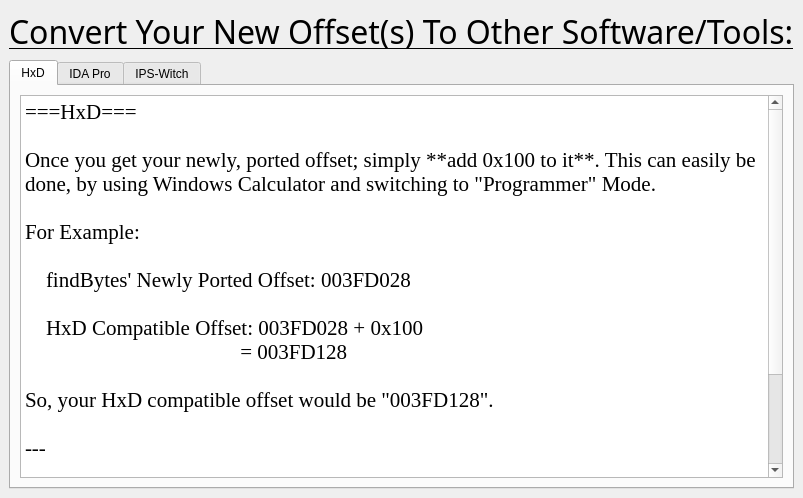
<?xml version="1.0" encoding="UTF-8"?>
<ui version="4.0">
 <class>MainWindow</class>
 <widget class="QMainWindow" name="MainWindow">
  <property name="windowModality">
   <enum>Qt::ApplicationModal</enum>
  </property>
  <property name="geometry">
   <rect>
    <x>0</x>
    <y>0</y>
    <width>799</width>
    <height>498</height>
   </rect>
  </property>
  <property name="windowTitle">
   <string>findBytes GUI</string>
  </property>
  <widget class="QWidget" name="centralwidget">
   <layout class="QVBoxLayout" name="verticalLayout">
    <item>
     <widget class="QLabel" name="label">
      <property name="font">
       <font>
        <family>Ink Free</family>
        <pointsize>24</pointsize>
        <underline>true</underline>
       </font>
      </property>
      <property name="text">
       <string>Convert Your New Offset(s) To Other Software/Tools:</string>
      </property>
     </widget>
    </item>
    <item>
     <widget class="QTabWidget" name="tabWidget">
      <property name="currentIndex">
       <number>0</number>
      </property>
      <widget class="QWidget" name="tab">
       <attribute name="title">
        <string>HxD</string>
       </attribute>
       <layout class="QVBoxLayout" name="verticalLayout_2">
        <item>
         <widget class="QPlainTextEdit" name="plainTextEdit">
          <property name="font">
           <font>
            <family>Times New Roman</family>
            <pointsize>16</pointsize>
           </font>
          </property>
          <property name="readOnly">
           <bool>true</bool>
          </property>
          <property name="plainText">
           <string>===HxD===

Once you get your newly, ported offset; simply **add 0x100 to it**. This can easily be done, by using Windows Calculator and switching to &quot;Programmer&quot; Mode.

For Example:

    findBytes' Newly Ported Offset: 003FD028

    HxD Compatible Offset: 003FD028 + 0x100
                                         = 003FD128

So, your HxD compatible offset would be &quot;003FD128&quot;.

---

NOTE: This expects you to use the HxD compatible offset, on a &quot;main.uncompressed&quot; file, WITH a *.NSO Header.

Keep in mind, this conversion needs to be done on each offset you port.</string>
          </property>
         </widget>
        </item>
       </layout>
      </widget>
      <widget class="QWidget" name="tab_2">
       <attribute name="title">
        <string>IDA Pro</string>
       </attribute>
       <layout class="QVBoxLayout" name="verticalLayout_3">
        <item>
         <widget class="QPlainTextEdit" name="plainTextEdit_2">
          <property name="font">
           <font>
            <family>Times New Roman</family>
            <pointsize>16</pointsize>
           </font>
          </property>
          <property name="readOnly">
           <bool>true</bool>
          </property>
          <property name="plainText">
           <string>===IDA Pro===

When you get your newly, ported offset; simply add &quot;71&quot; before it.

For Example:

    findBytes' Newly Ported Offset: 04DFECD4

    IDA Pro Supported Offset: 7104DFECD4

So, your IDA Pro compatible offset, would be &quot;7104DFECD4&quot;.

---

NOTE: This expects you to use the IDA Pro compatible offset, on a &quot;main.nso&quot; file, WITH a *.NSO Header.

Keep in mind, this conversion needs to be done on each offset you port.</string>
          </property>
         </widget>
        </item>
       </layout>
      </widget>
      <widget class="QWidget" name="tab_3">
       <attribute name="title">
        <string>IPS-Witch</string>
       </attribute>
       <layout class="QVBoxLayout" name="verticalLayout_4">
        <item>
         <widget class="QPlainTextEdit" name="plainTextEdit_3">
          <property name="font">
           <font>
            <family>Times New Roman</family>
            <pointsize>16</pointsize>
           </font>
          </property>
          <property name="readOnly">
           <bool>true</bool>
          </property>
          <property name="plainText">
           <string>===IPS-Witch===

When you get your newly, ported offset; it'll already be compatible with IPS-Witch!

For Example:

    findBytes' Newly Ported Offset: 02C52D41

    IPS-Witch Compatible Offset: 02C52D41

So, your IPS-Witch compatible offset would be &quot;02C52D41&quot;.

---

If you ported a full IPS-Witch patch--for example: &quot;0181450C 1F2003D5&quot;--, this too will already be compatible with IPS-Witch!</string>
          </property>
         </widget>
        </item>
       </layout>
      </widget>
     </widget>
    </item>
   </layout>
  </widget>
 </widget>
 <resources/>
 <connections/>
</ui>
